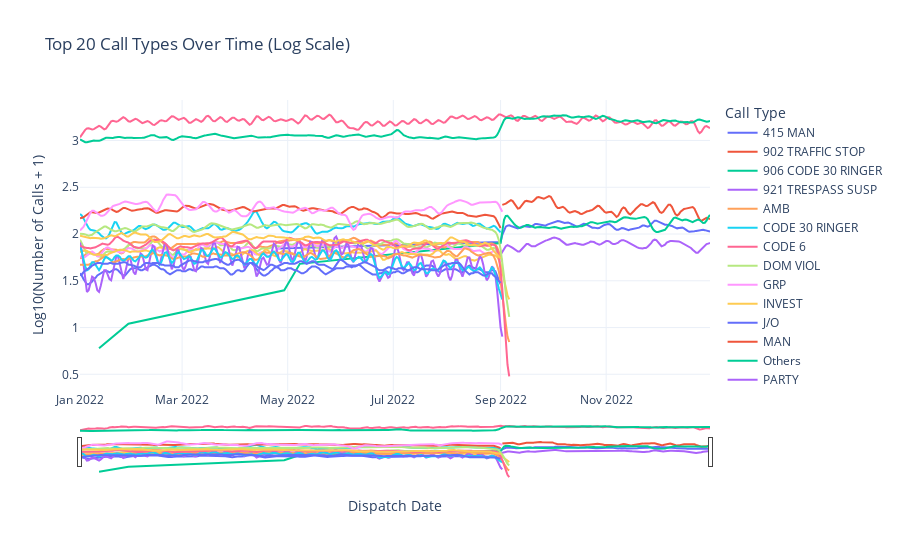

Source (notebook cell):
### Code cell
import pandas as pd
import numpy as np
import plotly.graph_objects as go
from scipy.ndimage import gaussian_filter1d

# Step 1: Identify the top 20 most common call types
top_n = 20
call_type_totals = la24_results_table.group('call_type_text').select('call_type_text', 'count').sort('count', descending=True)
top_call_types = call_type_totals.take(np.arange(top_n)).column('call_type_text')

# Step 2: Categorize call types into top 20 and "Others"
la24_results_table = la24_results_table.with_column(
    'call_type_category',
    la24_results_table.apply(lambda x: x if x in top_call_types else 'Others', 'call_type_text')
)

# Step 3: Group by dispatch_date and call_type_category
grouped_data = la24_results_table.group(['dispatch_date', 'call_type_category'])

# Step 4: Smooth the data for plotting
smoothed_data = []
for call_type in grouped_data.group('call_type_category').column('call_type_category'):
    call_type_data = grouped_data.where('call_type_category', call_type)
    
    # Convert dispatch_date to datetime for grouping
    dispatch_dates = pd.to_datetime(call_type_data.column('dispatch_date'))
    counts = np.array([int(x) if x != '' else 0 for x in call_type_data.column('count')])
    
    # Smooth the counts
    smoothed_counts = gaussian_filter1d(counts, sigma=2)
    smoothed_data.append({
        'dispatch_date': dispatch_dates,
        'call_type_category': call_type,
        'smoothed_counts': smoothed_counts
    })

# Step 5: Create an interactive plot with Plotly
fig = go.Figure()

for data in smoothed_data:
    fig.add_trace(go.Scatter(
        x=data['dispatch_date'],
        y=np.log10(data['smoothed_counts'] + 1),  # Logarithmic scale for the Y-axis
        mode='lines',
        name=data['call_type_category'],
        hovertemplate=(
            "<b>Date:</b> %{x}<br>" +
            "<b>Count:</b> %{customdata}<br>" +
            "<b>Category:</b> %{text}"
        ),
        customdata=data['smoothed_counts'],  # Use raw counts for hover labels
        text=[data['call_type_category']] * len(data['dispatch_date'])  # Call type category
    ))

# Add a slider to filter the data dynamically
fig.update_layout(
    title=f"Top {top_n} Call Types Over Time (Log Scale)",
    xaxis_title="Dispatch Date",
    yaxis_title="Log10(Number of Calls + 1)",
    xaxis=dict(rangeslider=dict(visible=True)),  # Add a range slider
    legend_title="Call Type",
    template="plotly_white"
)

# Show the plot
fig.show()

### Figure 1 — Plotly figure (JSON) as saved in the notebook; plotly's stock layout.template omitted (floating-point values rounded to 4 significant figures; data arrays with more than 128 entries replaced by an {"elided": "..."} marker saying what was removed)
{"data": [{"customdata": [69, 81, 97, 110, 119, 122, 123, 121, 119, 116, 114, 114, 116, 119, 120, 120, 119, 117, 118, 120, 124, 127, 127, 126, 124, 122, 121, 122, 125, 127, 129, 131, 133, 136, 137, 136, 134, 131, 130, 131, 132, 130, 127, 124, 120, 119, 120, 123, 127, 128, 127, 124, 120, 117, 116, 116, 114, 114, 115, 117, 121, 124, 126, 127, 126, 123, 118, 113, 110, 110, 113, 115, 114, 112, 110, 109, 111, 112, 113, 113, 113, 116, 119, 122, 122, 120, 119, 121, 126, 133, 138, 138, 135, 131, 128, 126, 125, 125, 124, 123, 121, 118, 115, 114, 115, 116, 116, 114, 110, 107, 105, 105, 105, 106, 107, 108, 109, 110, 110, 109, 108, 106, 105], "hovertemplate": "<b>Date:</b> %{x}<br><b>Count:</b> %{customdata}<br><b>Category:</b> %{text}", "mode": "lines", "name": "415 MAN", "text": ["415 MAN", "415 MAN", "415 MAN", "415 MAN", "415 MAN", "415 MAN", "415 MAN", "415 MAN", "415 MAN", "415 MAN", "415 MAN", "415 MAN", "415 MAN", "415 MAN", "415 MAN", "415 MAN", "415 MAN", "415 MAN", "415 MAN", "415 MAN", "415 MAN", "415 MAN", "415 MAN", "415 MAN", "415 MAN", "415 MAN", "415 MAN", "415 MAN", "415 MAN", "415 MAN", "415 MAN", "415 MAN", "415 MAN", "415 MAN", "415 MAN", "415 MAN", "415 MAN", "415 MAN", "415 MAN", "415 MAN", "415 MAN", "415 MAN", "415 MAN", "415 MAN", "415 MAN", "415 MAN", "415 MAN", "415 MAN", "415 MAN", "415 MAN", "415 MAN", "415 MAN", "415 MAN", "415 MAN", "415 MAN", "415 MAN", "415 MAN", "415 MAN", "415 MAN", "415 MAN", "415 MAN", "415 MAN", "415 MAN", "415 MAN", "415 MAN", "415 MAN", "415 MAN", "415 MAN", "415 MAN", "415 MAN", "415 MAN", "415 MAN", "415 MAN", "415 MAN", "415 MAN", "415 MAN", "415 MAN", "415 MAN", "415 MAN", "415 MAN", "415 MAN", "415 MAN", "415 MAN", "415 MAN", "415 MAN", "415 MAN", "415 MAN", "415 MAN", "415 MAN", "415 MAN", "415 MAN", "415 MAN", "415 MAN", "415 MAN", "415 MAN", "415 MAN", "415 MAN", "415 MAN", "415 MAN", "415 MAN", "415 MAN", "415 MAN", "415 MAN", "415 MAN", "415 MAN", "415 MAN", "415 MAN", "415 MAN", "415 MAN", "415 MAN", "415 MAN", "415 MAN", "415 MAN", "415 MAN", "415 MAN", "415 MAN", "415 MAN", "415 MAN", "415 MAN", "415 MAN", "415 MAN", "415 MAN", "415 MAN"], "type": "scatter", "x": ["2022-04-25T00:00:00", "2022-09-01T00:00:00", "2022-09-02T00:00:00", "2022-09-03T00:00:00", "2022-09-04T00:00:00", "2022-09-05T00:00:00", "2022-09-06T00:00:00", "2022-09-07T00:00:00", "2022-09-08T00:00:00", "2022-09-09T00:00:00", "2022-09-10T00:00:00", "2022-09-11T00:00:00", "2022-09-12T00:00:00", "2022-09-13T00:00:00", "2022-09-14T00:00:00", "2022-09-15T00:00:00", "2022-09-16T00:00:00", "2022-09-17T00:00:00", "2022-09-18T00:00:00", "2022-09-19T00:00:00", "2022-09-20T00:00:00", "2022-09-21T00:00:00", "2022-09-22T00:00:00", "2022-09-23T00:00:00", "2022-09-24T00:00:00", "2022-09-25T00:00:00", "2022-09-26T00:00:00", "2022-09-27T00:00:00", "2022-09-28T00:00:00", "2022-09-29T00:00:00", "2022-09-30T00:00:00", "2022-10-01T00:00:00", "2022-10-02T00:00:00", "2022-10-03T00:00:00", "2022-10-04T00:00:00", "2022-10-05T00:00:00", "2022-10-06T00:00:00", "2022-10-07T00:00:00", "2022-10-08T00:00:00", "2022-10-09T00:00:00", "2022-10-10T00:00:00", "2022-10-11T00:00:00", "2022-10-12T00:00:00", "2022-10-13T00:00:00", "2022-10-14T00:00:00", "2022-10-15T00:00:00", "2022-10-16T00:00:00", "2022-10-17T00:00:00", "2022-10-18T00:00:00", "2022-10-19T00:00:00", "2022-10-20T00:00:00", "2022-10-21T00:00:00", "2022-10-22T00:00:00", "2022-10-23T00:00:00", "2022-10-24T00:00:00", "2022-10-25T00:00:00", "2022-10-26T00:00:00", "2022-10-27T00:00:00", "2022-10-28T00:00:00", "2022-10-29T00:00:00", "2022-10-30T00:00:00", "2022-10-31T00:00:00", "2022-11-01T00:00:00", "2022-11-02T00:00:00", "2022-11-03T00:00:00", "2022-11-04T00:00:00", "2022-11-05T00:00:00", "2022-11-06T00:00:00", "2022-11-07T00:00:00", "2022-11-08T00:00:00", "2022-11-09T00:00:00", "2022-11-10T00:00:00", "2022-11-11T00:00:00", "2022-11-12T00:00:00", "2022-11-13T00:00:00", "2022-11-14T00:00:00", "2022-11-15T00:00:00", "2022-11-16T00:00:00", "2022-11-17T00:00:00", "2022-11-18T00:00:00", "2022-11-19T00:00:00", "2022-11-20T00:00:00", "2022-11-21T00:00:00", "2022-11-22T00:00:00", "2022-11-23T00:00:00", "2022-11-24T00:00:00", "2022-11-25T00:00:00", "2022-11-26T00:00:00", "2022-11-27T00:00:00", "2022-11-28T00:00:00", "2022-11-29T00:00:00", "2022-11-30T00:00:00", "2022-12-01T00:00:00", "2022-12-02T00:00:00", "2022-12-03T00:00:00", "2022-12-04T00:00:00", "2022-12-05T00:00:00", "2022-12-06T00:00:00", "2022-12-07T00:00:00", "2022-12-08T00:00:00", "2022-12-09T00:00:00", "2022-12-10T00:00:00", "2022-12-11T00:00:00", "2022-12-12T00:00:00", "2022-12-13T00:00:00", "2022-12-14T00:00:00", "2022-12-15T00:00:00", "2022-12-16T00:00:00", "2022-12-17T00:00:00", "2022-12-18T00:00:00", "2022-12-19T00:00:00", "2022-12-20T00:00:00", "2022-12-21T00:00:00", "2022-12-22T00:00:00", "2022-12-23T00:00:00", "2022-12-24T00:00:00", "2022-12-25T00:00:00", "2022-12-26T00:00:00", "2022-12-27T00:00:00", "2022-12-28T00:00:00", "2022-12-29T00:00:00", "2022-12-30T00:00:00", "2022-12-31T00:00:00"], "y": [1.845, 1.914, 1.991, 2.045, 2.079, 2.09, 2.093, 2.086, 2.079, 2.068, 2.061, 2.061, 2.068, 2.079, 2.083, 2.083, 2.079, 2.072, 2.076, 2.083, 2.097, 2.107, 2.107, 2.104, 2.097, 2.09, 2.086, 2.09, 2.1, 2.107, 2.114, 2.121, 2.127, 2.137, 2.14, 2.137, 2.13, 2.121, 2.117, 2.121, 2.124, 2.117, 2.107, 2.097, 2.083, 2.079, 2.083, 2.093, 2.107, 2.111, 2.107, 2.097, 2.083, 2.072, 2.068, 2.068, 2.061, 2.061, 2.064, 2.072, 2.086, 2.097, 2.104, 2.107, 2.104, 2.093, 2.076, 2.057, 2.045, 2.045, 2.057, 2.064, 2.061, 2.053, 2.045, 2.041, 2.049, 2.053, 2.057, 2.057, 2.057, 2.068, 2.079, 2.09, 2.09, 2.083, 2.079, 2.086, 2.104, 2.127, 2.143, 2.143, 2.134, 2.121, 2.111, 2.104, 2.1, 2.1, 2.097, 2.093, 2.086, 2.076, 2.064, 2.061, 2.064, 2.068, 2.068, 2.061, 2.045, 2.033, 2.025, 2.025, 2.025, 2.029, 2.033, 2.037, 2.041, 2.045, 2.045, 2.041, 2.037, 2.029, 2.025]}, {"customdata": [204, 206, 210, 217, 225, 229, 224, 211, 196, 186, 188, 199, 212, 222, 225, 223, 219, 219, 225, 236, 245, 247, 244, 239, 238, 242, 249, 253, 249, 235, 215, 197, 189, 189, 193, 194, 189, 180, 172, 168, 169, 173, 175, 173, 169, 164, 163, 166, 171, 174, 175, 176, 180, 186, 194, 199, 198, 191, 181, 172, 168, 170, 172, 172, 166, 157, 151, 156, 169, 184, 191, 187, 175, 165, 161, 166, 175, 184, 193, 201, 207, 207, 202, 198, 199, 206, 214, 218, 213, 200, 184, 171, 167, 172, 183, 196, 205, 205, 194, 177, 162, 157, 162, 172, 180, 184, 186, 188, 190, 193, 193, 186, 171, 154, 141, 137, 141, 146, 148, 146, 143], "hovertemplate": "<b>Date:</b> %{x}<br><b>Count:</b> %{customdata}<br><b>Category:</b> %{text}", "mode": "lines", "name": "902 TRAFFIC STOP", "text": ["902 TRAFFIC STOP", "902 TRAFFIC STOP", "902 TRAFFIC STOP", "902 TRAFFIC STOP", "902 TRAFFIC STOP", "902 TRAFFIC STOP", "902 TRAFFIC STOP", "902 TRAFFIC STOP", "902 TRAFFIC STOP", "902 TRAFFIC STOP", "902 TRAFFIC STOP", "902 TRAFFIC STOP", "902 TRAFFIC STOP", "902 TRAFFIC STOP", "902 TRAFFIC STOP", "902 TRAFFIC STOP", "902 TRAFFIC STOP", "902 TRAFFIC STOP", "902 TRAFFIC STOP", "902 TRAFFIC STOP", "902 TRAFFIC STOP", "902 TRAFFIC STOP", "902 TRAFFIC STOP", "902 TRAFFIC STOP", "902 TRAFFIC STOP", "902 TRAFFIC STOP", "902 TRAFFIC STOP", "902 TRAFFIC STOP", "902 TRAFFIC STOP", "902 TRAFFIC STOP", "902 TRAFFIC STOP", "902 TRAFFIC STOP", "902 TRAFFIC STOP", "902 TRAFFIC STOP", "902 TRAFFIC STOP", "902 TRAFFIC STOP", "902 TRAFFIC STOP", "902 TRAFFIC STOP", "902 TRAFFIC STOP", "902 TRAFFIC STOP", "902 TRAFFIC STOP", "902 TRAFFIC STOP", "902 TRAFFIC STOP", "902 TRAFFIC STOP", "902 TRAFFIC STOP", "902 TRAFFIC STOP", "902 TRAFFIC STOP", "902 TRAFFIC STOP", "902 TRAFFIC STOP", "902 TRAFFIC STOP", "902 TRAFFIC STOP", "902 TRAFFIC STOP", "902 TRAFFIC STOP", "902 TRAFFIC STOP", "902 TRAFFIC STOP", "902 TRAFFIC STOP", "902 TRAFFIC STOP", "902 TRAFFIC STOP", "902 TRAFFIC STOP", "902 TRAFFIC STOP", "902 TRAFFIC STOP", "902 TRAFFIC STOP", "902 TRAFFIC STOP", "902 TRAFFIC STOP", "902 TRAFFIC STOP", "902 TRAFFIC STOP", "902 TRAFFIC STOP", "902 TRAFFIC STOP", "902 TRAFFIC STOP", "902 TRAFFIC STOP", "902 TRAFFIC STOP", "902 TRAFFIC STOP", "902 TRAFFIC STOP", "902 TRAFFIC STOP", "902 TRAFFIC STOP", "902 TRAFFIC STOP", "902 TRAFFIC STOP", "902 TRAFFIC STOP", "902 TRAFFIC STOP", "902 TRAFFIC STOP", "902 TRAFFIC STOP", "902 TRAFFIC STOP", "902 TRAFFIC STOP", "902 TRAFFIC STOP", "902 TRAFFIC STOP", "902 TRAFFIC STOP", "902 TRAFFIC STOP", "902 TRAFFIC STOP", "902 TRAFFIC STOP", "902 TRAFFIC STOP", "902 TRAFFIC STOP", "902 TRAFFIC STOP", "902 TRAFFIC STOP", "902 TRAFFIC STOP", "902 TRAFFIC STOP", "902 TRAFFIC STOP", "902 TRAFFIC STOP", "902 TRAFFIC STOP", "902 TRAFFIC STOP", "902 TRAFFIC STOP", "902 TRAFFIC STOP", "902 TRAFFIC STOP", "902 TRAFFIC STOP", "902 TRAFFIC STOP", "902 TRAFFIC STOP", "902 TRAFFIC STOP", "902 TRAFFIC STOP", "902 TRAFFIC STOP", "902 TRAFFIC STOP", "902 TRAFFIC STOP", "902 TRAFFIC STOP", "902 TRAFFIC STOP", "902 TRAFFIC STOP", "902 TRAFFIC STOP", "902 TRAFFIC STOP", "902 TRAFFIC STOP", "902 TRAFFIC STOP", "902 TRAFFIC STOP", "902 TRAFFIC STOP", "902 TRAFFIC STOP", "902 TRAFFIC STOP"], "type": "scatter", "x": ["2022-09-02T00:00:00", "2022-09-03T00:00:00", "2022-09-04T00:00:00", "2022-09-05T00:00:00", "2022-09-06T00:00:00", "2022-09-07T00:00:00", "2022-09-08T00:00:00", "2022-09-09T00:00:00", "2022-09-10T00:00:00", "2022-09-11T00:00:00", "2022-09-12T00:00:00", "2022-09-13T00:00:00", "2022-09-14T00:00:00", "2022-09-15T00:00:00", "2022-09-16T00:00:00", "2022-09-17T00:00:00", "2022-09-18T00:00:00", "2022-09-19T00:00:00", "2022-09-20T00:00:00", "2022-09-21T00:00:00", "2022-09-22T00:00:00", "2022-09-23T00:00:00", "2022-09-24T00:00:00", "2022-09-25T00:00:00", "2022-09-26T00:00:00", "2022-09-27T00:00:00", "2022-09-28T00:00:00", "2022-09-29T00:00:00", "2022-09-30T00:00:00", "2022-10-01T00:00:00", "2022-10-02T00:00:00", "2022-10-03T00:00:00", "2022-10-04T00:00:00", "2022-10-05T00:00:00", "2022-10-06T00:00:00", "2022-10-07T00:00:00", "2022-10-08T00:00:00", "2022-10-09T00:00:00", "2022-10-10T00:00:00", "2022-10-11T00:00:00", "2022-10-12T00:00:00", "2022-10-13T00:00:00", "2022-10-14T00:00:00", "2022-10-15T00:00:00", "2022-10-16T00:00:00", "2022-10-17T00:00:00", "2022-10-18T00:00:00", "2022-10-19T00:00:00", "2022-10-20T00:00:00", "2022-10-21T00:00:00", "2022-10-22T00:00:00", "2022-10-23T00:00:00", "2022-10-24T00:00:00", "2022-10-25T00:00:00", "2022-10-26T00:00:00", "2022-10-27T00:00:00", "2022-10-28T00:00:00", "2022-10-29T00:00:00", "2022-10-30T00:00:00", "2022-10-31T00:00:00", "2022-11-01T00:00:00", "2022-11-02T00:00:00", "2022-11-03T00:00:00", "2022-11-04T00:00:00", "2022-11-05T00:00:00", "2022-11-06T00:00:00", "2022-11-07T00:00:00", "2022-11-08T00:00:00", "2022-11-09T00:00:00", "2022-11-10T00:00:00", "2022-11-11T00:00:00", "2022-11-12T00:00:00", "2022-11-13T00:00:00", "2022-11-14T00:00:00", "2022-11-15T00:00:00", "2022-11-16T00:00:00", "2022-11-17T00:00:00", "2022-11-18T00:00:00", "2022-11-19T00:00:00", "2022-11-20T00:00:00", "2022-11-21T00:00:00", "2022-11-22T00:00:00", "2022-11-23T00:00:00", "2022-11-24T00:00:00", "2022-11-25T00:00:00", "2022-11-26T00:00:00", "2022-11-27T00:00:00", "2022-11-28T00:00:00", "2022-11-29T00:00:00", "2022-11-30T00:00:00", "2022-12-01T00:00:00", "2022-12-02T00:00:00", "2022-12-03T00:00:00", "2022-12-04T00:00:00", "2022-12-05T00:00:00", "2022-12-06T00:00:00", "2022-12-07T00:00:00", "2022-12-08T00:00:00", "2022-12-09T00:00:00", "2022-12-10T00:00:00", "2022-12-11T00:00:00", "2022-12-12T00:00:00", "2022-12-13T00:00:00", "2022-12-14T00:00:00", "2022-12-15T00:00:00", "2022-12-16T00:00:00", "2022-12-17T00:00:00", "2022-12-18T00:00:00", "2022-12-19T00:00:00", "2022-12-20T00:00:00", "2022-12-21T00:00:00", "2022-12-22T00:00:00", "2022-12-23T00:00:00", "2022-12-24T00:00:00", "2022-12-25T00:00:00", "2022-12-26T00:00:00", "2022-12-27T00:00:00", "2022-12-28T00:00:00", "2022-12-29T00:00:00", "2022-12-30T00:00:00", "2022-12-31T00:00:00"], "y": [2.312, 2.316, 2.324, 2.338, 2.354, 2.362, 2.352, 2.326, 2.294, 2.272, 2.276, 2.301, 2.328, 2.348, 2.354, 2.35, 2.342, 2.342, 2.354, 2.375, 2.391, 2.394, 2.389, 2.38, 2.378, 2.386, 2.398, 2.405, 2.398, 2.373, 2.334, 2.297, 2.279, 2.279, 2.288, 2.29, 2.279, 2.258, 2.238, 2.228, 2.23, 2.241, 2.246, 2.241, 2.23, 2.217, 2.215, 2.223, 2.236, 2.243, 2.246, 2.248, 2.258, 2.272, 2.29, 2.301, 2.299, 2.283, 2.26, 2.238, 2.228, 2.233, 2.238, 2.238, 2.223, 2.199, 2.182, 2.196, 2.23, 2.267, 2.283, 2.274, 2.246, 2.22, 2.21, 2.223, 2.246, 2.267, 2.288, 2.305, 2.318, 2.318, 2.307, 2.299, 2.301, 2.316, 2.332, 2.34, 2.33, 2.303, 2.267, 2.236, 2.225, 2.238, 2.265, 2.294, 2.314, 2.314, 2.29, 2.25, 2.212, 2.199, 2.212, 2.238, 2.258, 2.267, 2.272, 2.276, 2.281, 2.288, 2.288, 2.272, 2.236, 2.19, 2.152, 2.14, 2.152, 2.167, 2.173, 2.167, 2.158]}, {"customdata": [5, 10, 24, 47, 79, 113, 141, 155, 156, 148, 139, 132, 126, 121, 117, 115, 116, 119, 122, 124, 124, 122, 119, 117, 116, 117, 118, 118, 117, 116, 115, 115, 115, 116, 118, 118, 117, 115, 114, 113, 114, 115, 117, 118, 119, 119, 118, 119, 120, 120, 120, 120, 121, 124, 127, 130, 133, 133, 131, 129, 128, 129, 130, 131, 130, 131, 134, 136, 136, 134, 133, 134, 138, 142, 147, 149, 150, 150, 148, 146, 145, 145, 145, 146, 147, 148, 150, 151, 149, 143, 132, 121, 112, 107, 104, 104, 105, 106, 107, 110, 116, 123, 132, 140, 147, 149, 146, 142, 139, 139, 141, 142, 140, 137, 134, 133, 136, 140, 142, 140, 135, 130, 131, 138, 150, 159], "hovertemplate": "<b>Date:</b> %{x}<br><b>Count:</b> %{customdata}<br><b>Category:</b> %{text}", "mode": "lines", "name": "906 CODE 30 RINGER", "text": ["906 CODE 30 RINGER", "906 CODE 30 RINGER", "906 CODE 30 RINGER", "906 CODE 30 RINGER", "906 CODE 30 RINGER", "906 CODE 30 RINGER", "906 CODE 30 RINGER", "906 CODE 30 RINGER", "906 CODE 30 RINGER", "906 CODE 30 RINGER", "906 CODE 30 RINGER", "906 CODE 30 RINGER", "906 CODE 30 RINGER", "906 CODE 30 RINGER", "906 CODE 30 RINGER", "906 CODE 30 RINGER", "906 CODE 30 RINGER", "906 CODE 30 RINGER", "906 CODE 30 RINGER", "906 CODE 30 RINGER", "906 CODE 30 RINGER", "906 CODE 30 RINGER", "906 CODE 30 RINGER", "906 CODE 30 RINGER", "906 CODE 30 RINGER", "906 CODE 30 RINGER", "906 CODE 30 RINGER", "906 CODE 30 RINGER", "906 CODE 30 RINGER", "906 CODE 30 RINGER", "906 CODE 30 RINGER", "906 CODE 30 RINGER", "906 CODE 30 RINGER", "906 CODE 30 RINGER", "906 CODE 30 RINGER", "906 CODE 30 RINGER", "906 CODE 30 RINGER", "906 CODE 30 RINGER", "906 CODE 30 RINGER", "906 CODE 30 RINGER", "906 CODE 30 RINGER", "906 CODE 30 RINGER", "906 CODE 30 RINGER", "906 CODE 30 RINGER", "906 CODE 30 RINGER", "906 CODE 30 RINGER", "906 CODE 30 RINGER", "906 CODE 30 RINGER", "906 CODE 30 RINGER", "906 CODE 30 RINGER", "906 CODE 30 RINGER", "906 CODE 30 RINGER", "906 CODE 30 RINGER", "906 CODE 30 RINGER", "906 CODE 30 RINGER", "906 CODE 30 RINGER", "906 CODE 30 RINGER", "906 CODE 30 RINGER", "906 CODE 30 RINGER", "906 CODE 30 RINGER", "906 CODE 30 RINGER", "906 CODE 30 RINGER", "906 CODE 30 RINGER", "906 CODE 30 RINGER", "906 CODE 30 RINGER", "906 CODE 30 RINGER", "906 CODE 30 RINGER", "906 CODE 30 RINGER", "906 CODE 30 RINGER", "906 CODE 30 RINGER", "906 CODE 30 RINGER", "906 CODE 30 RINGER", "906 CODE 30 RINGER", "906 CODE 30 RINGER", "906 CODE 30 RINGER", "906 CODE 30 RINGER", "906 CODE 30 RINGER", "906 CODE 30 RINGER", "906 CODE 30 RINGER", "906 CODE 30 RINGER", "906 CODE 30 RINGER", "906 CODE 30 RINGER", "906 CODE 30 RINGER", "906 CODE 30 RINGER", "906 CODE 30 RINGER", "906 CODE 30 RINGER", "906 CODE 30 RINGER", "906 CODE 30 RINGER", "906 CODE 30 RINGER", "906 CODE 30 RINGER", "906 CODE 30 RINGER", "906 CODE 30 RINGER", "906 CODE 30 RINGER", "906 CODE 30 RINGER", "906 CODE 30 RINGER", "906 CODE 30 RINGER", "906 CODE 30 RINGER", "906 CODE 30 RINGER", "906 CODE 30 RINGER", "906 CODE 30 RINGER", "906 CODE 30 RINGER", "906 CODE 30 RINGER", "906 CODE 30 RINGER", "906 CODE 30 RINGER", "906 CODE 30 RINGER", "906 CODE 30 RINGER", "906 CODE 30 RINGER", "906 CODE 30 RINGER", "906 CODE 30 RINGER", "906 CODE 30 RINGER", "906 CODE 30 RINGER", "906 CODE 30 RINGER", "906 CODE 30 RINGER", "906 CODE 30 RINGER", "906 CODE 30 RINGER", "906 CODE 30 RINGER", "906 CODE 30 RINGER", "906 CODE 30 RINGER", "906 CODE 30 RINGER", "906 CODE 30 RINGER", "906 CODE 30 RINGER", "906 CODE 30 RINGER", "906 CODE 30 RINGER", "906 CODE 30 RINGER", "906 CODE 30 RINGER", "906 CODE 30 RINGER"], "type": "scatter", "x": ["2022-01-12T00:00:00", "2022-01-29T00:00:00", "2022-04-29T00:00:00", "2022-05-08T00:00:00", "2022-09-01T00:00:00", "2022-09-02T00:00:00", "2022-09-03T00:00:00", "2022-09-04T00:00:00", "2022-09-05T00:00:00", "2022-09-06T00:00:00", "2022-09-07T00:00:00", "2022-09-08T00:00:00", "2022-09-09T00:00:00", "2022-09-10T00:00:00", "2022-09-11T00:00:00", "2022-09-12T00:00:00", "2022-09-13T00:00:00", "2022-09-14T00:00:00", "2022-09-15T00:00:00", "2022-09-16T00:00:00", "2022-09-17T00:00:00", "2022-09-18T00:00:00", "2022-09-19T00:00:00", "2022-09-20T00:00:00", "2022-09-21T00:00:00", "2022-09-22T00:00:00", "2022-09-23T00:00:00", "2022-09-24T00:00:00", "2022-09-25T00:00:00", "2022-09-26T00:00:00", "2022-09-27T00:00:00", "2022-09-28T00:00:00", "2022-09-29T00:00:00", "2022-09-30T00:00:00", "2022-10-01T00:00:00", "2022-10-02T00:00:00", "2022-10-03T00:00:00", "2022-10-04T00:00:00", "2022-10-05T00:00:00", "2022-10-06T00:00:00", "2022-10-07T00:00:00", "2022-10-08T00:00:00", "2022-10-09T00:00:00", "2022-10-10T00:00:00", "2022-10-11T00:00:00", "2022-10-12T00:00:00", "2022-10-13T00:00:00", "2022-10-14T00:00:00", "2022-10-15T00:00:00", "2022-10-16T00:00:00", "2022-10-17T00:00:00", "2022-10-18T00:00:00", "2022-10-19T00:00:00", "2022-10-20T00:00:00", "2022-10-21T00:00:00", "2022-10-22T00:00:00", "2022-10-23T00:00:00", "2022-10-24T00:00:00", "2022-10-25T00:00:00", "2022-10-26T00:00:00", "2022-10-27T00:00:00", "2022-10-28T00:00:00", "2022-10-29T00:00:00", "2022-10-30T00:00:00", "2022-10-31T00:00:00", "2022-11-01T00:00:00", "2022-11-02T00:00:00", "2022-11-03T00:00:00", "2022-11-04T00:00:00", "2022-11-05T00:00:00", "2022-11-06T00:00:00", "2022-11-07T00:00:00", "2022-11-08T00:00:00", "2022-11-09T00:00:00", "2022-11-10T00:00:00", "2022-11-11T00:00:00", "2022-11-12T00:00:00", "2022-11-13T00:00:00", "2022-11-14T00:00:00", "2022-11-15T00:00:00", "2022-11-16T00:00:00", "2022-11-17T00:00:00", "2022-11-18T00:00:00", "2022-11-19T00:00:00", "2022-11-20T00:00:00", "2022-11-21T00:00:00", "2022-11-22T00:00:00", "2022-11-23T00:00:00", "2022-11-24T00:00:00", "2022-11-25T00:00:00", "2022-11-26T00:00:00", "2022-11-27T00:00:00", "2022-11-28T00:00:00", "2022-11-29T00:00:00", "2022-11-30T00:00:00", "2022-12-01T00:00:00", "2022-12-02T00:00:00", "2022-12-03T00:00:00", "2022-12-04T00:00:00", "2022-12-05T00:00:00", "2022-12-06T00:00:00", "2022-12-07T00:00:00", "2022-12-08T00:00:00", "2022-12-09T00:00:00", "2022-12-10T00:00:00", "2022-12-11T00:00:00", "2022-12-12T00:00:00", "2022-12-13T00:00:00", "2022-12-14T00:00:00", "2022-12-15T00:00:00", "2022-12-16T00:00:00", "2022-12-17T00:00:00", "2022-12-18T00:00:00", "2022-12-19T00:00:00", "2022-12-20T00:00:00", "2022-12-21T00:00:00", "2022-12-22T00:00:00", "2022-12-23T00:00:00", "2022-12-24T00:00:00", "2022-12-25T00:00:00", "2022-12-26T00:00:00", "2022-12-27T00:00:00", "2022-12-28T00:00:00", "2022-12-29T00:00:00", "2022-12-30T00:00:00", "2022-12-31T00:00:00"], "y": [0.7782, 1.041, 1.398, 1.681, 1.903, 2.057, 2.152, 2.193, 2.196, 2.173, 2.146, 2.124, 2.104, 2.086, 2.072, 2.064, 2.068, 2.079, 2.09, 2.097, 2.097, 2.09, 2.079, 2.072, 2.068, 2.072, 2.076, 2.076, 2.072, 2.068, 2.064, 2.064, 2.064, 2.068, 2.076, 2.076, 2.072, 2.064, 2.061, 2.057, 2.061, 2.064, 2.072, 2.076, 2.079, 2.079, 2.076, 2.079, 2.083, 2.083, 2.083, 2.083, 2.086, 2.097, 2.107, 2.117, 2.127, 2.127, 2.121, 2.114, 2.111, 2.114, 2.117, 2.121, 2.117, 2.121, 2.13, 2.137, 2.137, 2.13, 2.127, 2.13, 2.143, 2.155, 2.17, 2.176, 2.179, 2.179, 2.173, 2.167, 2.164, 2.164, 2.164, 2.167, 2.17, 2.173, 2.179, 2.182, 2.176, 2.158, 2.124, 2.086, 2.053, 2.033, 2.021, 2.021, 2.025, 2.029, 2.033, 2.045, 2.068, 2.093, 2.124, 2.149, 2.17, 2.176, 2.167, 2.155, 2.146, 2.146, 2.152, 2.155, 2.149, 2.14, 2.13, 2.127, 2.137, 2.149, 2.155, 2.149, 2.134, 2.117, 2.121, 2.143, 2.179, 2.204]}, {"customdata": [59, 63, 69, 73, 75, 74, 72, 70, 68, 66, 64, 64, 67, 71, 75, 77, 77, 75, 73, 73, 73, 75, 77, 79, 81, 83, 84, 85, 86, 88, 90, 91, 90, 89, 87, 84, 81, 78, 76, 76, 77, 78, 79, 79, 78, 77, 76, 76, 76, 77, 78, 80, 82, 82, 81, 79, 77, 76, 77, 79, 81, 83, 83, 82, 79, 77, 77, 78, 80, 83, 85, 85, 84, 82, 80, 78, 76, 74, 72, 71, 70, 69, 69, 70, 70, 72, 75, 79, 84, 86, 85, 81, 76, 73, 74, 76, 80, 82, 83, 83, 83, 83, 82, 82, 81, 79, 77, 75, 74, 72, 70, 67, 64, 62, 62, 65, 68, 72, 75, 77, 78, 79], "hovertemplate": "<b>Date:</b> %{x}<br><b>Count:</b> %{customdata}<br><b>Category:</b> %{text}", "mode": "lines", "name": "921 TRESPASS SUSP", "text": ["921 TRESPASS SUSP", "921 TRESPASS SUSP", "921 TRESPASS SUSP", "921 TRESPASS SUSP", "921 TRESPASS SUSP", "921 TRESPASS SUSP", "921 TRESPASS SUSP", "921 TRESPASS SUSP", "921 TRESPASS SUSP", "921 TRESPASS SUSP", "921 TRESPASS SUSP", "921 TRESPASS SUSP", "921 TRESPASS SUSP", "921 TRESPASS SUSP", "921 TRESPASS SUSP", "921 TRESPASS SUSP", "921 TRESPASS SUSP", "921 TRESPASS SUSP", "921 TRESPASS SUSP", "921 TRESPASS SUSP", "921 TRESPASS SUSP", "921 TRESPASS SUSP", "921 TRESPASS SUSP", "921 TRESPASS SUSP", "921 TRESPASS SUSP", "921 TRESPASS SUSP", "921 TRESPASS SUSP", "921 TRESPASS SUSP", "921 TRESPASS SUSP", "921 TRESPASS SUSP", "921 TRESPASS SUSP", "921 TRESPASS SUSP", "921 TRESPASS SUSP", "921 TRESPASS SUSP", "921 TRESPASS SUSP", "921 TRESPASS SUSP", "921 TRESPASS SUSP", "921 TRESPASS SUSP", "921 TRESPASS SUSP", "921 TRESPASS SUSP", "921 TRESPASS SUSP", "921 TRESPASS SUSP", "921 TRESPASS SUSP", "921 TRESPASS SUSP", "921 TRESPASS SUSP", "921 TRESPASS SUSP", "921 TRESPASS SUSP", "921 TRESPASS SUSP", "921 TRESPASS SUSP", "921 TRESPASS SUSP", "921 TRESPASS SUSP", "921 TRESPASS SUSP", "921 TRESPASS SUSP", "921 TRESPASS SUSP", "921 TRESPASS SUSP", "921 TRESPASS SUSP", "921 TRESPASS SUSP", "921 TRESPASS SUSP", "921 TRESPASS SUSP", "921 TRESPASS SUSP", "921 TRESPASS SUSP", "921 TRESPASS SUSP", "921 TRESPASS SUSP", "921 TRESPASS SUSP", "921 TRESPASS SUSP", "921 TRESPASS SUSP", "921 TRESPASS SUSP", "921 TRESPASS SUSP", "921 TRESPASS SUSP", "921 TRESPASS SUSP", "921 TRESPASS SUSP", "921 TRESPASS SUSP", "921 TRESPASS SUSP", "921 TRESPASS SUSP", "921 TRESPASS SUSP", "921 TRESPASS SUSP", "921 TRESPASS SUSP", "921 TRESPASS SUSP", "921 TRESPASS SUSP", "921 TRESPASS SUSP", "921 TRESPASS SUSP", "921 TRESPASS SUSP", "921 TRESPASS SUSP", "921 TRESPASS SUSP", "921 TRESPASS SUSP", "921 TRESPASS SUSP", "921 TRESPASS SUSP", "921 TRESPASS SUSP", "921 TRESPASS SUSP", "921 TRESPASS SUSP", "921 TRESPASS SUSP", "921 TRESPASS SUSP", "921 TRESPASS SUSP", "921 TRESPASS SUSP", "921 TRESPASS SUSP", "921 TRESPASS SUSP", "921 TRESPASS SUSP", "921 TRESPASS SUSP", "921 TRESPASS SUSP", "921 TRESPASS SUSP", "921 TRESPASS SUSP", "921 TRESPASS SUSP", "921 TRESPASS SUSP", "921 TRESPASS SUSP", "921 TRESPASS SUSP", "921 TRESPASS SUSP", "921 TRESPASS SUSP", "921 TRESPASS SUSP", "921 TRESPASS SUSP", "921 TRESPASS SUSP", "921 TRESPASS SUSP", "921 TRESPASS SUSP", "921 TRESPASS SUSP", "921 TRESPASS SUSP", "921 TRESPASS SUSP", "921 TRESPASS SUSP", "921 TRESPASS SUSP", "921 TRESPASS SUSP", "921 TRESPASS SUSP", "921 TRESPASS SUSP", "921 TRESPASS SUSP", "921 TRESPASS SUSP"], "type": "scatter", "x": ["2022-09-01T00:00:00", "2022-09-02T00:00:00", "2022-09-03T00:00:00", "2022-09-04T00:00:00", "2022-09-05T00:00:00", "2022-09-06T00:00:00", "2022-09-07T00:00:00", "2022-09-08T00:00:00", "2022-09-09T00:00:00", "2022-09-10T00:00:00", "2022-09-11T00:00:00", "2022-09-12T00:00:00", "2022-09-13T00:00:00", "2022-09-14T00:00:00", "2022-09-15T00:00:00", "2022-09-16T00:00:00", "2022-09-17T00:00:00", "2022-09-18T00:00:00", "2022-09-19T00:00:00", "2022-09-20T00:00:00", "2022-09-21T00:00:00", "2022-09-22T00:00:00", "2022-09-23T00:00:00", "2022-09-24T00:00:00", "2022-09-25T00:00:00", "2022-09-26T00:00:00", "2022-09-27T00:00:00", "2022-09-28T00:00:00", "2022-09-29T00:00:00", "2022-09-30T00:00:00", "2022-10-01T00:00:00", "2022-10-02T00:00:00", "2022-10-03T00:00:00", "2022-10-04T00:00:00", "2022-10-05T00:00:00", "2022-10-06T00:00:00", "2022-10-07T00:00:00", "2022-10-08T00:00:00", "2022-10-09T00:00:00", "2022-10-10T00:00:00", "2022-10-11T00:00:00", "2022-10-12T00:00:00", "2022-10-13T00:00:00", "2022-10-14T00:00:00", "2022-10-15T00:00:00", "2022-10-16T00:00:00", "2022-10-17T00:00:00", "2022-10-18T00:00:00", "2022-10-19T00:00:00", "2022-10-20T00:00:00", "2022-10-21T00:00:00", "2022-10-22T00:00:00", "2022-10-23T00:00:00", "2022-10-24T00:00:00", "2022-10-25T00:00:00", "2022-10-26T00:00:00", "2022-10-27T00:00:00", "2022-10-28T00:00:00", "2022-10-29T00:00:00", "2022-10-30T00:00:00", "2022-10-31T00:00:00", "2022-11-01T00:00:00", "2022-11-02T00:00:00", "2022-11-03T00:00:00", "2022-11-04T00:00:00", "2022-11-05T00:00:00", "2022-11-06T00:00:00", "2022-11-07T00:00:00", "2022-11-08T00:00:00", "2022-11-09T00:00:00", "2022-11-10T00:00:00", "2022-11-11T00:00:00", "2022-11-12T00:00:00", "2022-11-13T00:00:00", "2022-11-14T00:00:00", "2022-11-15T00:00:00", "2022-11-16T00:00:00", "2022-11-17T00:00:00", "2022-11-18T00:00:00", "2022-11-19T00:00:00", "2022-11-20T00:00:00", "2022-11-21T00:00:00", "2022-11-22T00:00:00", "2022-11-23T00:00:00", "2022-11-24T00:00:00", "2022-11-25T00:00:00", "2022-11-26T00:00:00", "2022-11-27T00:00:00", "2022-11-28T00:00:00", "2022-11-29T00:00:00", "2022-11-30T00:00:00", "2022-12-01T00:00:00", "2022-12-02T00:00:00", "2022-12-03T00:00:00", "2022-12-04T00:00:00", "2022-12-05T00:00:00", "2022-12-06T00:00:00", "2022-12-07T00:00:00", "2022-12-08T00:00:00", "2022-12-09T00:00:00", "2022-12-10T00:00:00", "2022-12-11T00:00:00", "2022-12-12T00:00:00", "2022-12-13T00:00:00", "2022-12-14T00:00:00", "2022-12-15T00:00:00", "2022-12-16T00:00:00", "2022-12-17T00:00:00", "2022-12-18T00:00:00", "2022-12-19T00:00:00", "2022-12-20T00:00:00", "2022-12-21T00:00:00", "2022-12-22T00:00:00", "2022-12-23T00:00:00", "2022-12-24T00:00:00", "2022-12-25T00:00:00", "2022-12-26T00:00:00", "2022-12-27T00:00:00", "2022-12-28T00:00:00", "2022-12-29T00:00:00", "2022-12-30T00:00:00", "2022-12-31T00:00:00"], "y": [1.778, 1.806, 1.845, 1.869, 1.881, 1.875, 1.863, 1.851, 1.839, 1.826, 1.813, 1.813, 1.833, 1.857, 1.881, 1.892, 1.892, 1.881, 1.869, 1.869, 1.869, 1.881, 1.892, 1.903, 1.914, 1.924, 1.929, 1.934, 1.94, 1.949, 1.959, 1.964, 1.959, 1.954, 1.944, 1.929, 1.914, 1.898, 1.886, 1.886, 1.892, 1.898, 1.903, 1.903, 1.898, 1.892, 1.886, 1.886, 1.886, 1.892, 1.898, 1.908, 1.919, 1.919, 1.914, 1.903, 1.892, 1.886, 1.892, 1.903, 1.914, 1.924, 1.924, 1.919, 1.903, 1.892, 1.892, 1.898, 1.908, 1.924, 1.934, 1.934, 1.929, 1.919, 1.908, 1.898, 1.886, 1.875, 1.863, 1.857, 1.851, 1.845, 1.845, 1.851, 1.851, 1.863, 1.881, 1.903, 1.929, 1.94, 1.934, 1.914, 1.886, 1.869, 1.875, 1.886, 1.908, 1.919, 1.924, 1.924, 1.924, 1.924, 1.919, 1.919, 1.914, 1.903, 1.892, 1.881, 1.875, 1.863, 1.851, 1.833, 1.813, 1.799, 1.799, 1.82, 1.839, 1.863, 1.881, 1.892, 1.898, 1.903]}, {"customdata": {"elided": "245 int values"}, "hovertemplate": "<b>Date:</b> %{x}<br><b>Count:</b> %{customdata}<br><b>Category:</b> %{text}", "mode": "lines", "name": "AMB", "text": {"elided": "245 str values"}, "type": "scatter", "x": {"elided": "245 str values"}, "y": {"elided": "245 float values"}}, {"customdata": {"elided": "244 int values"}, "hovertemplate": "<b>Date:</b> %{x}<br><b>Count:</b> %{customdata}<br><b>Category:</b> %{text}", "mode": "lines", "name": "CODE 30 RINGER", "text": {"elided": "244 str values"}, "type": "scatter", "x": {"elided": "244 str values"}, "y": {"elided": "244 float values"}}, {"customdata": {"elided": "365 int values"}, "hovertemplate": "<b>Date:</b> %{x}<br><b>Count:</b> %{customdata}<br><b>Category:</b> %{text}", "mode": "lines", "name": "CODE 6", "text": {"elided": "365 str values"}, "type": "scatter", "x": {"elided": "365 str values"}, "y": {"elided": "365 float values"}}, {"customdata": {"elided": "245 int values"}, "hovertemplate": "<b>Date:</b> %{x}<br><b>Count:</b> %{customdata}<br><b>Category:</b> %{text}", "mode": "lines", "name": "DOM VIOL", "text": {"elided": "245 str values"}, "type": "scatter", "x": {"elided": "245 str values"}, "y": {"elided": "245 float values"}}, {"customdata": {"elided": "244 int values"}, "hovertemplate": "<b>Date:</b> %{x}<br><b>Count:</b> %{customdata}<br><b>Category:</b> %{text}", "mode": "lines", "name": "GRP", "text": {"elided": "244 str values"}, "type": "scatter", "x": {"elided": "244 str values"}, "y": {"elided": "244 float values"}}, {"customdata": {"elided": "249 int values"}, "hovertemplate": "<b>Date:</b> %{x}<br><b>Count:</b> %{customdata}<br><b>Category:</b> %{text}", "mode": "lines", "name": "INVEST", "text": {"elided": "249 str values"}, "type": "scatter", "x": {"elided": "249 str values"}, "y": {"elided": "249 float values"}}, {"customdata": {"elided": "244 int values"}, "hovertemplate": "<b>Date:</b> %{x}<br><b>Count:</b> %{customdata}<br><b>Category:</b> %{text}", "mode": "lines", "name": "J/O", "text": {"elided": "244 str values"}, "type": "scatter", "x": {"elided": "244 str values"}, "y": {"elided": "244 float values"}}, {"customdata": {"elided": "244 int values"}, "hovertemplate": "<b>Date:</b> %{x}<br><b>Count:</b> %{customdata}<br><b>Category:</b> %{text}", "mode": "lines", "name": "MAN", "text": {"elided": "244 str values"}, "type": "scatter", "x": {"elided": "244 str values"}, "y": {"elided": "244 float values"}}, {"customdata": {"elided": "365 int values"}, "hovertemplate": "<b>Date:</b> %{x}<br><b>Count:</b> %{customdata}<br><b>Category:</b> %{text}", "mode": "lines", "name": "Others", "text": {"elided": "365 str values"}, "type": "scatter", "x": {"elided": "365 str values"}, "y": {"elided": "365 float values"}}, {"customdata": {"elided": "245 int values"}, "hovertemplate": "<b>Date:</b> %{x}<br><b>Count:</b> %{customdata}<br><b>Category:</b> %{text}", "mode": "lines", "name": "PARTY", "text": {"elided": "245 str values"}, "type": "scatter", "x": {"elided": "245 str values"}, "y": {"elided": "245 float values"}}, {"customdata": {"elided": "249 int values"}, "hovertemplate": "<b>Date:</b> %{x}<br><b>Count:</b> %{customdata}<br><b>Category:</b> %{text}", "mode": "lines", "name": "POSS SUSP", "text": {"elided": "249 str values"}, "type": "scatter", "x": {"elided": "249 str values"}, "y": {"elided": "249 float values"}}, {"customdata": {"elided": "245 int values"}, "hovertemplate": "<b>Date:</b> %{x}<br><b>Count:</b> %{customdata}<br><b>Category:</b> %{text}", "mode": "lines", "name": "RADIO", "text": {"elided": "245 str values"}, "type": "scatter", "x": {"elided": "245 str values"}, "y": {"elided": "245 float values"}}, {"customdata": {"elided": "249 int values"}, "hovertemplate": "<b>Date:</b> %{x}<br><b>Count:</b> %{customdata}<br><b>Category:</b> %{text}", "mode": "lines", "name": "SUSP", "text": {"elided": "249 str values"}, "type": "scatter", "x": {"elided": "249 str values"}, "y": {"elided": "249 float values"}}, {"customdata": {"elided": "249 int values"}, "hovertemplate": "<b>Date:</b> %{x}<br><b>Count:</b> %{customdata}<br><b>Category:</b> %{text}", "mode": "lines", "name": "SUSP NOW", "text": {"elided": "249 str values"}, "type": "scatter", "x": {"elided": "249 str values"}, "y": {"elided": "249 float values"}}, {"customdata": {"elided": "245 int values"}, "hovertemplate": "<b>Date:</b> %{x}<br><b>Count:</b> %{customdata}<br><b>Category:</b> %{text}", "mode": "lines", "name": "TRAFFIC STOP", "text": {"elided": "245 str values"}, "type": "scatter", "x": {"elided": "245 str values"}, "y": {"elided": "245 float values"}}, {"customdata": {"elided": "244 int values"}, "hovertemplate": "<b>Date:</b> %{x}<br><b>Count:</b> %{customdata}<br><b>Category:</b> %{text}", "mode": "lines", "name": "TRESPASS SUSP", "text": {"elided": "244 str values"}, "type": "scatter", "x": {"elided": "244 str values"}, "y": {"elided": "244 float values"}}, {"customdata": {"elided": "244 int values"}, "hovertemplate": "<b>Date:</b> %{x}<br><b>Count:</b> %{customdata}<br><b>Category:</b> %{text}", "mode": "lines", "name": "WOMAN", "text": {"elided": "244 str values"}, "type": "scatter", "x": {"elided": "244 str values"}, "y": {"elided": "244 float values"}}], "layout": {"legend": {"title": {"text": "Call Type"}}, "title": {"text": "Top 20 Call Types Over Time (Log Scale)"}, "xaxis": {"rangeslider": {"visible": true}, "title": {"text": "Dispatch Date"}}, "yaxis": {"title": {"text": "Log10(Number of Calls + 1)"}}}}
